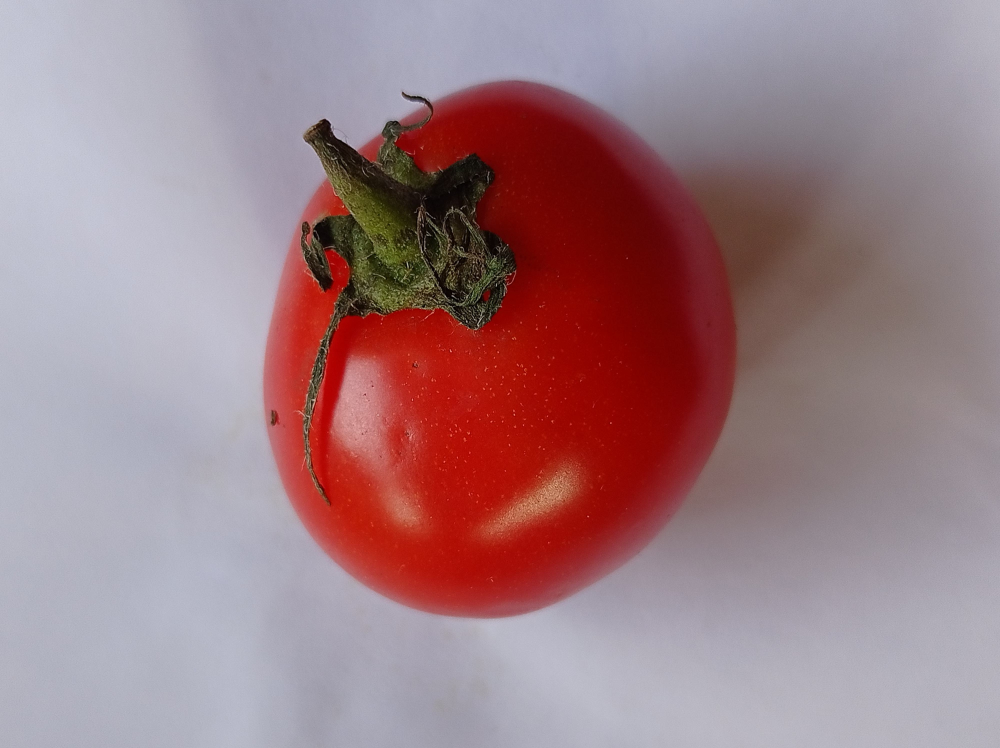
#> input picture dataset/matang/Matang100.jpg, 4000 x 2992 px (shown at 1/4 size); its folder holds only this picture in this run
$ jupyter execute --allow-errors evaluasi_model.ipynb
#> lines starting #> are read from the running program, lines starting #| are printed output that depends on the picture; after the words box and inside, x2 and y2 are one past the last pixel; in counts of white or black regions, pixels touching at a corner belong together
# Evaluasi Model Klasifikasi Kematangan Tomat
Dataset: matang, mentah, setengah_matang | Model: Random Forest

[cell 1]
import os
import cv2
import numpy as np
import joblib
import matplotlib.pyplot as plt
import seaborn as sns
from sklearn.metrics import (accuracy_score, precision_score,
recall_score, f1_score, classification_report, confusion_matrix)
from sklearn.model_selection import train_test_split
from sklearn.ensemble import RandomForestClassifier
print("Libraries loaded successfully")

## 1. Load Dataset

[cell 2]
import os
import cv2
import numpy as np

# Jika direktori saat ini adalah notebooks, kembali ke direktori utama
if os.getcwd().endswith('notebooks'):
    os.chdir('..')

CLASS_NAMES = ['matang', 'mentah', 'setengah_matang']
IMG_SIZE = (256, 256)
BINS = (8, 8, 8)

def extract_histogram(image):
    # PREPROCESSING 1: Gaussian Blur untuk menghilangkan noise/bintik pada gambar kamera
    image_blur = cv2.GaussianBlur(image, (5, 5), 0)

    # PREPROCESSING 2: Konversi ruang warna BGR menjadi HSV
    image_hsv = cv2.cvtColor(image_blur, cv2.COLOR_BGR2HSV)

    # PREPROCESSING 3: Pembuatan Mask (Filter Background)
    # Background (seperti dinding, meja, bayangan hitam) biasanya tidak memiliki warna (saturasi rendah)
    # Kita buat penutup (mask) untuk hanya mengambil piksel yang cerah dan berwarna (Tomat)
    # H: 0-180, S: 30-255, V: 30-255
    lower_bound = np.array([0, 30, 30])
    upper_bound = np.array([180, 255, 255])
    mask = cv2.inRange(image_hsv, lower_bound, upper_bound)

    features = []
    for i in range(3):
        # PREPROCESSING 4: Histogram dengan Masking (Hanya piksel "Tomat" yang dihitung)
        hist = cv2.calcHist([image_hsv], [i], mask, [BINS[i]], [0, 256])
        hist = cv2.normalize(hist, hist).flatten()
        features.append(hist)

    return np.concatenate(features)

X, y = [], []
for label, cls in enumerate(CLASS_NAMES):
    folder_path = os.path.join('dataset', cls)
    if not os.path.exists(folder_path):
        print(f"Folder '{folder_path}' tidak ditemukan. Pastikan path sudah benar.")
        continue

    files = [f for f in os.listdir(folder_path) if f.lower().endswith(('.jpg', '.jpeg', '.png'))]
    print(f"{cls}: {len(files)} gambar ditemukan.")

    for fname in files:
        img_path = os.path.join(folder_path, fname)
        img = cv2.imread(img_path)
#> img is the input picture: shape (2992, 4000, 3); mean B, G, R 133.1, 126.8, 158.2
        if img is None:
            print(f"Gagal membaca gambar: {img_path}")
            continue

        # PREPROCESSING 5: Resize ukuran agar standar
        img = cv2.resize(img, IMG_SIZE)
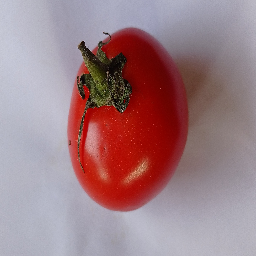
#> img: shape (256, 256, 3); mean B, G, R 133, 126.7, 158.1

        # Ekstrak fitur
        X.append(extract_histogram(img))
#> in extract_histogram, `image_hsv = cv2.cvtColor(image_blur, cv2.COLOR_BGR2HSV)`: image_hsv: shape (256, 256, 3); mean H, S, V 95.1, 71.3, 165
#> in extract_histogram, `mask = cv2.inRange(image_hsv, lower_bound, upper_bound)`:
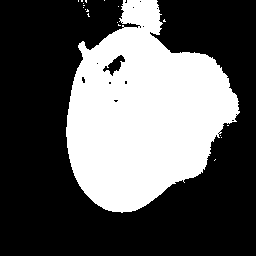
#> mask: shape (256, 256); 35.9% white; 19 white regions (18 under 20 px), largest, box (x1, y1, x2, y2) and area: (66, 0, 240, 213) 23479
#> the loop in extract_histogram, `for i in range(3): # PREPROCESSING 4: Histogram dengan Masking (Hanya ..` made 3 passes
#> hist on passes 1 to 3: [0.972, 0.00971, 0, 0.0593, 0.00302, 0.225, 0, 0], [0.0915, 0.352, 0.166, 0.179, 0.176, 0.203, 0.208, 0.832], [0.00336, 0.0924, 0.0837, 0.6, 0.522, 0.588, 0.0851, 0]
#> after the loop in extract_histogram, `for i in range(3):`: features = [[0.972, 0.00971, 0, 0.0593, 0.00302, 0.225, 0, 0], [0.0915, 0.352, 0.166, 0.179, 0.176, 0.203, 0.208, 0.832], [0.00336, 0.0924, 0.0837, 0.6, 0.522, 0.588, 0.0851, 0]]
        y.append(label)
#> pass 2 of the loop `for label, cls in enumerate(CLASS_NAMES):`:
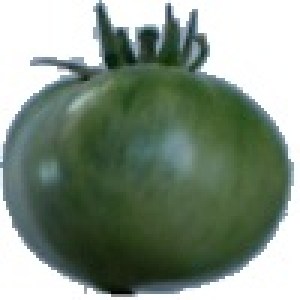
#> input picture dataset/mentah/0_100.jpg, 100 x 100 px (shown 3 times larger)
#> img is the input picture: shape (100, 100, 3); mean B, G, R 131.9, 146.4, 131.4
#> `img = cv2.resize(img, IMG_SIZE)`:
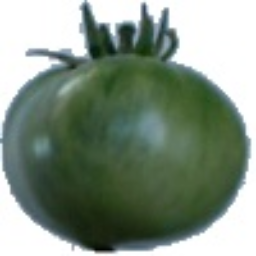
#> img: shape (256, 256, 3); mean B, G, R 131.8, 146.3, 131.3
#> image_hsv: shape (256, 256, 3); mean H, S, V 59.4, 57.9, 147
#> in extract_histogram (call 2), `mask = cv2.inRange(image_hsv, lower_bound, upper_bound)`:
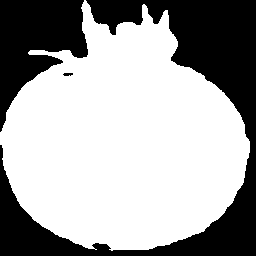
#> mask: shape (256, 256); 64.6% white; 3 black regions, box (x1, y1, x2, y2) and area: (0, 0, 256, 256) 16874, (0, 0, 88, 132) 6312, (63, 73, 73, 76) 25
#> the loop in extract_histogram (call 2), `for i in range(3): # PREPROCESSING 4: Histogram dengan Masking (Hanya ..` made 3 passes
#> hist on passes 1 to 3: [0, 0.898, 0.431, 0.0904, 0, 0, 0, 0], [0.0108, 0.533, 0.6, 0.549, 0.233, 0.00897, 0.00142, 0], [34, 6114, 17677, 14939, 2835, 669, 51, 6]
#> after the loop in extract_histogram (call 2), `for i in range(3):`: features = [[0, 0.898, 0.431, 0.0904, 0, 0, 0, 0], [0.0108, 0.533, 0.6, 0.549, 0.233, 0.00897, 0.00142, 0], [0.00141, 0.254, 0.733, 0.619, 0.118, 0.0277, 0.00211, 0.000249]]

X = np.array(X)
y = np.array(y)
print(f"Total: {len(y)} gambar siap ditraining!")

# 2.Visualisasi Pra-pemrosesan: RGB vs HSV

[cell 3]
# ============================================================
# Visualisasi Pra-pemrosesan: RGB vs HSV
# ============================================================

sample_path = None
for cls in CLASS_NAMES:
    folder = os.path.join('dataset', cls)
    files = [f for f in os.listdir(folder) if f.lower().endswith(('.jpg', '.jpeg', '.png'))]
    if files:
        sample_path = os.path.join(folder, files[0])
        break

img_bgr = cv2.imread(sample_path)
img_rgb = cv2.cvtColor(img_bgr, cv2.COLOR_BGR2RGB)
img_hsv = cv2.cvtColor(img_bgr, cv2.COLOR_BGR2HSV)
#> img_hsv: shape (2992, 4000, 3); mean H, S, V 94.7, 72, 165.1
img_resized_rgb = cv2.resize(img_rgb, IMG_SIZE)
img_resized_hsv = cv2.resize(img_hsv, IMG_SIZE)
#> img_resized_hsv: shape (256, 256, 3); mean H, S, V 94.6, 72, 165

fig, axes = plt.subplots(1, 2, figsize=(10, 4))
axes[0].imshow(img_resized_rgb)
axes[0].set_title('Citra RGB (Asli)', fontsize=13, fontweight='bold')
axes[0].axis('off')

axes[1].imshow(img_resized_hsv)
axes[1].set_title('Citra HSV (Setelah Konversi)', fontsize=13, fontweight='bold')
axes[1].axis('off')

plt.suptitle('Pra-pemrosesan: Konversi Ruang Warna RGB → HSV', fontsize=14, fontweight='bold')
plt.tight_layout()
plt.savefig('notebooks/preprocessing_rgb_vs_hsv.png', dpi=150, bbox_inches='tight')
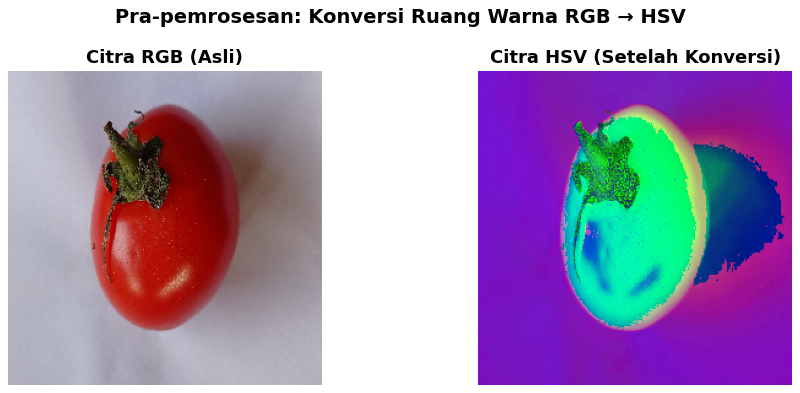
#> figure drawn by matplotlib, 2 panels
plt.show()
print(f"Gambar sample: {sample_path}")

DATA DUPLIKAT

[cell 4]
import os
import hashlib

def get_file_hash(filepath):
    # Menggunakan MD5 untuk mendapatkan "sidik jari" (hash) unik dari setiap file
    hasher = hashlib.md5()
    with open(filepath, 'rb') as f:
        buf = f.read()
        hasher.update(buf)
    return hasher.hexdigest()

def find_and_delete_duplicates(dataset_dir):
#> called with dataset_dir = 'dataset'
    seen_hashes = {}
    duplicates = []

    # Mencari ke dalam folder matang, mentah, dan setengah_matang
    for root, _, files in os.walk(dataset_dir):
        for filename in files:
            if filename.lower().endswith(('.png', '.jpg', '.jpeg')):
                filepath = os.path.join(root, filename)
                file_hash = get_file_hash(filepath)

                if file_hash in seen_hashes:
                    duplicates.append(filepath)
                    print(f"Hapus duplikat: {filepath}")
                else:
                    seen_hashes[file_hash] = filepath
#> pass 2 of the loop in find_and_delete_duplicates, `for root, _, files in os.walk(dataset_dir):`:

    # Melakukan penghapusan file
    for dup in duplicates:
        os.remove(dup)

    print(f"\nProses selesai! Total gambar duplikat yang dihapus: {len(duplicates)}")

if __name__ == "__main__":
    dataset_path = 'dataset'
    if not os.path.exists(dataset_path):
        dataset_path = os.path.join('..', 'dataset') # jika dijalankan di dalam folder notebooks

    find_and_delete_duplicates(dataset_path)
